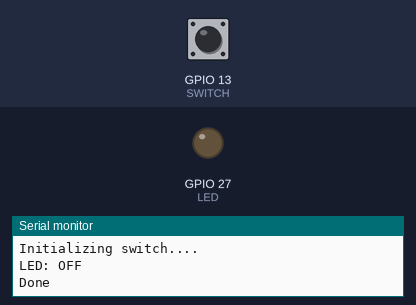
A sketch run on a simulated ESP32. Parts: output pins drawn as LEDs (lit = HIGH), the last lines printed to the serial monitor. The inputs (shaded band) are chosen by the test bench; at power-on: GPIO 13 (SWITCH) LOW.

Above: at 1.2 s.
1.3 s: GPIO 13 (SWITCH) pulled HIGH for 0.15 s
At 2.2 s:
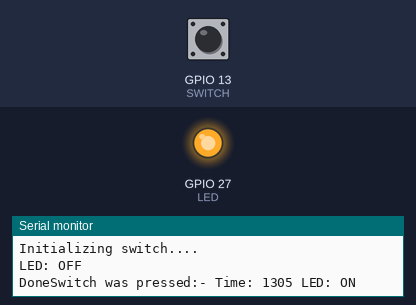
2.9 s: GPIO 13 (SWITCH) pulled HIGH for 1 s
At 3.3 s:
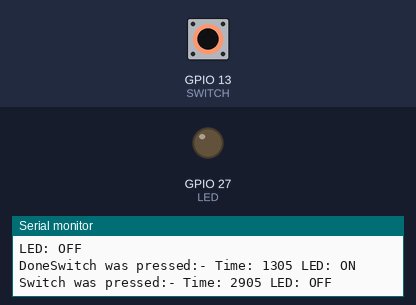
5.4 s: GPIO 13 (SWITCH) pulled HIGH for 3.2 s
At 6.5 s:
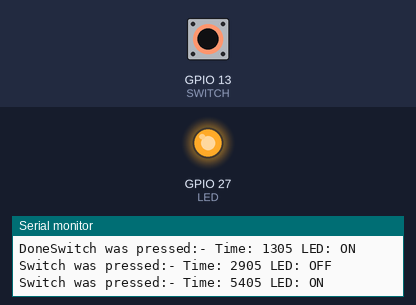
Timing chart, 0 to 8.4 s (numbered marks = the images above; inputs shaded):
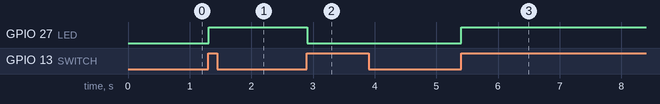

Measured:
- after the input at 1.3 s, GPIO 27 (LED): LOW → HIGH at once
- after the input at 2.9 s, GPIO 27 (LED): HIGH → LOW at once
- after the input at 5.4 s, GPIO 27 (LED): LOW → HIGH at once

The sketch:

3_Switch.ino
```cpp
/*
  Developed by Prashant Kumar - https://www.linkedin.com/in/prashant-kumar-21b012154/
  Project: IBMM | NodeMCU ESP32 Tutorials
  Embedded System and Robotics Research Group - https://electronicscu.wixsite.com/research

  GitHub - https://github.com/cubleresearch/NodeMCU_ESP32_Tutorials
  YouTube - https://youtu.be/T_ONOh13_VM

  Upload date: 29 June 2018
  Switch

  Board: MH-ET LIVE ESP32 DEVKIT
  MCU: NodeMCU ESP32-WROOM-32 - https://www.espressif.com/en/esp-wroom-32/resources
  Reference: https://www.arduino.cc/reference/en/
  PULLUP and PULLDOWN: https://www.electronics-tutorials.ws/logic/pull-up-resistor.html
  Switch Debouncing: http://www.labbookpages.co.uk/electronics/debounce.html

  Reads input value using one of the GPIO pins from a switch and turns a led on and off.
  Switch debouncing is handlled as well as input floating value when circuit is open.

  NOTE: Connect external LED  +ve to pin 27 and -ve to GND
        Connect one pin of button to pin 13 and other to 3V3 pin
*/
#include<esp32-hal-gpio.h>

#define SWITCH 13 // pin which will be used as input
#define LED 27

bool led_status = LOW;
bool switch_last_status = LOW;

void setup() {
  // begin serial communication
  Serial.begin(9600);
  Serial.println("\nInitializing switch....");

  //setting up led pin
  pinMode(LED, OUTPUT);
  digitalWrite(LED, led_status);
  Serial.printf("LED: %s\nDone", led_status == HIGH ? "ON" : "OFF");

  // setting pin to INPUT mode
  pinMode(SWITCH, INPUT); // sets pin to INPUT mode
  pinMode(SWITCH, PULLDOWN);// sets pin default input value to LOW
  // when button is not pressed (i.e. circuit is open) then reading input value returns
  // randomly HIGH or LOW, above statement sets pin to LOW when circuit is open
  // use PULLUP to set HIGH as default
  // visit https://www.electronics-tutorials.ws/logic/pull-up-resistor.html
  // to learn more about pullup and pulldown resistors
}
bool readSwitch(){
  // handles switch debouncing
  //returns HIGH or LOW
  // when a button is pressed it doesn't just cloes or opens  the circuit
  // it debounces for a very short time (for millisecond)
  // visit http://www.labbookpages.co.uk/electronics/debounce.html to learn about switch debouncing
  // so program needs to stop for a while and read again
  // the new read value will be the correct value
  bool switch_current_status = digitalRead(SWITCH);// read input
  if(switch_current_status != switch_last_status){
    delay(5);// pausing for 5 millisecons is enough
    switch_current_status = digitalRead(SWITCH);// read again
  }
  return switch_current_status;
}
void loop() {
  // read input
  bool switch_current_status = readSwitch();
  // when input value goes LOW to HIGH means switch was pressed
  if(switch_last_status == LOW && switch_current_status == HIGH){
    // invert the led status
    if(led_status == LOW) digitalWrite(LED, HIGH);
    else digitalWrite(LED, LOW);
    led_status = !led_status;
    Serial.printf("Switch was pressed:- Time: %d LED: %s\n", millis(), led_status == HIGH ? "ON" : "OFF");
  }
  switch_last_status = switch_current_status;
}
```
